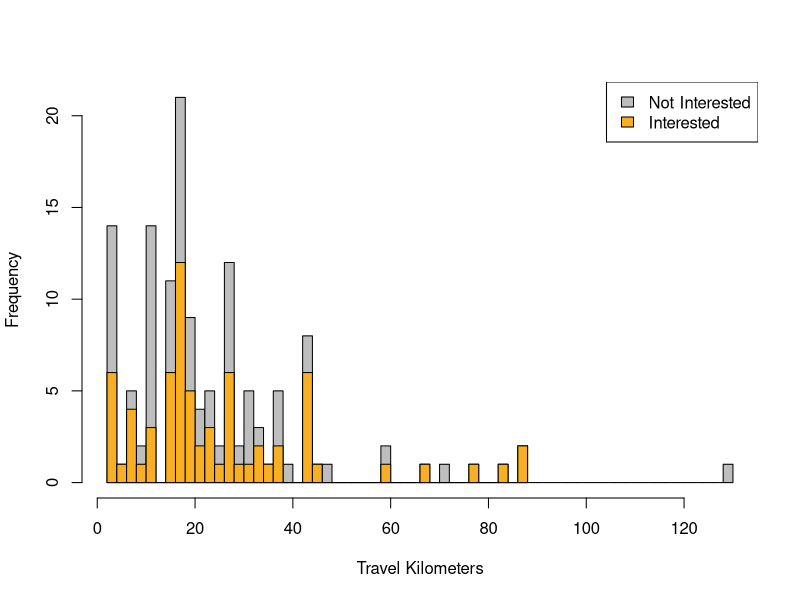

Write R code to recreate this figure. (Note: this script raises an error after producing the figure.)
### LIBRARIES

library(dplyr)
library(plyr)
library(car)

### READING DATA
setwd("/Users/lukasmohs/Desktop/MA-data-analysis/") #adjust to directiory
data = read.csv("data.csv",sep=',')


### MODIFY DATA
levels(data$X1a)
#[1] "Alumni"           "Bachelor Student" "Master Student"   "PHD Student"   
data <- mutate(data, X1a2 = as.numeric(data$X1a))


data <- mutate(data, X1d2 = ifelse(data$X1d == 'Public Transport', 1,  ifelse(data$X1d == 'Both: Car &Public Transport', 2,  ifelse(data$X1d == 'Car', 3, 0))))
data <- mutate(data, X1d3 = ifelse(data$X1d == 'Car', 1,  0))


data$X.1c. = gsub(",", ".", data$X.1c.)
data$X.1c. = as.double(as.character(data$X.1c.))
data <- mutate(data, X.1c.2 = ifelse(data$X2a == 1, X.1c.,  NA))

data$X5a = as.POSIXct(strptime(data$X5a,format='%H:%M:%S'))
data$X5b = as.POSIXct(strptime(data$X5b,format='%H:%M:%S'))
data <- mutate(data, X5c2 = ifelse(data$X5c == '5 Minutes', 1,  ifelse(data$X5c == '10 Minutes', 2,  ifelse(data$X5c == '15 Minutes', 3, ifelse(data$X5c == '20 Minutes', 4, ifelse(data$X5c == '30 Minutes', 5, 6))))))
data <- mutate(data, X5d = ifelse(data$X5d == 'Less than 2 hours', 1,  ifelse(data$X5d == '2 - 12 hours', 2,  ifelse(data$X5d == '12 - 24 hours', 3, ifelse(data$X5d == 'more than 24 hours', 4, 0)))))
levelsX5e = levels(data$X5e)
#[1] ""                              "All"                           "All of the above"              "Bank Transfer"                 "Bier"                         
#[6] "Cash"                          "Cash and bank transfer"        "Payment Service (i.e. Paypal)" "Using an app"  
data$X5e =  as.numeric(data$X5e)

levelsX5f = levels(data$X5f)
#[1] ""                          "0 special characteristics" "Age group / study degree"  "Field of study"            "Gender"                    "Just distance"            
#[7] "Time of arrival"    
data$X5f =  as.numeric(data$X5f)

data$X6a = gsub(",", ".", data$X6a)
data$X6a = as.double(as.character(data$X6a))
data <- mutate(data, wppkm = ifelse(!is.na(data$X6a), X6a/X.1c. ,  NA))

data$X7a = gsub(",", ".", data$X7a)
data$X7a = as.double(as.character(data$X7a))
data <- mutate(data, eppkm = ifelse(!is.na(data$X7a), X7a/X.1c. ,  NA))

data$X7b = gsub(",", ".", data$X7b)
data$X7b = as.double(as.character(data$X7b))
data <- mutate(data, epdkm = ifelse(!is.na(data$X7b), X7b/10 ,  NA))

levelsX9a = levels(data$X9a)
#[1] ""    [2] "0 Need"   [3] "0t interested financially"   [4] "Loss of flexibility" [5] "Loss of privacy"    [6] "Public transport is more convenient"                                
# [7] "Public transport is more convenient and especially more sustainable"  [8] "Traffic jams"     [9] "Umwelt" 
data$X9a = as.numeric(data$X9a)
data <- mutate(data, X9a = ifelse(X9a!=1,X9a ,  NA))
data <- mutate(data, X9b = ifelse(X9a==6,1,ifelse(X9a==4,3,ifelse(X9a==3,4,ifelse(X9a==2,5,ifelse(X9a==9,7,ifelse(X9a==7,6,X9a)))))))

count(data$X9a)
#x freq
#NA   82
#2    3
#3    6
#4   13
#5    1
#6   28
#7    1
#8    1
#9    1
levelsX9a
#[1] ""    [2] "No Need"   [3] "Not interested financially"   [4] "Loss of flexibility"                                                
# [5] "Loss of privacy"    [6] "Public transport is more convenient"                                
# [7] "Public transport is more convenient and especially more sustainable"
# [8] "Traffic jams"     [9] "Umwelt" 


### EXPLORATION
#Population
n = length(data$X1a2) # 136
numberCarDrivers = length(which(data$X1d2 == 3)) # 35
numberNonCarDrivers = length(which(data$X1d != 3)) # 101

#Gender
length(which(data$X1b == "Male")) #101
length(which(data$X1b == "Female")) #35
#Percent Male
length(which(data$X1b == "Male")) / n # 0.7426471

#Degree #[1] "Alumni"           "Bachelor Student" "Master Student"   "PHD Student"   
count(data$X1a2)
#x freq
#1    1
#2   87
#3   46
#4    2

#Sum Carpool already
length(which(data$X3a == 0)) #4
#Perent Carpool already
length(which(data$X3a == 0)) / n # 0.02941176

# Percent Intrerested
length(which(data$X2a == 1)) / n # 0.595

# Percent Car Intrerested
length(which(data$X2a == 1 & data$X1d2 == 3)) / numberCarDrivers # 0.828

# Percent Not Car Intrerested
length(which(data$X2a == 1 & data$X1d != 3)) / numberNonCarDrivers # 0.514

# Travel Distance
mean(data$X.1c) # 23.82794
median(data$X.1c) #18.1
hist(data$X.1c.,xlab="Travel Kilometers",main="", breaks=50, col="gray")
hist(data$X.1c.2,add=T, col="#f9af23", breaks=50)
legend("topright", c("Not Interested", "Interested"), fill=c("gray", "#f9af23"))

# Travel Distance on Travel Option
plot(data$X.1c.,data$X1d, xlab="Travel Distance", ylab="Traevl Option")
abline(lm(X1d ~ X.1c., data=data),col="red")

#Travel Time
startHour = strptime("6:00:00",format='%H:%M:%S')
endHour = strptime("22:00:00",format='%H:%M:%S')
series <- seq(from = startHour, to = endHour, by = "hour")
hist(data$X5b,"mins",xlab="Arrival and Departure Time",col=rgb(.5,.5,.5,0.4), breaks=50, xlim=as.POSIXct(c(startHour,endHour)),xaxt='n', ann=FALSE)
hist(data$X5a,"mins",xlab="Arrival Time",add=T, col=rgb(.98,.69,.14,0.6), breaks=35, xaxt='n', ann=FALSE)
axis.POSIXct(1, at=c(series), labels=format(series, '%H:%M'))
legend("topright", c("Arrival Time","Departure Time"), fill=c(rgb(0,1,0,0.4),rgb(1,0,0,0.4)),cex = 1.2)


startHour = strptime("7:00:00",format='%H:%M:%S')
endHour = strptime("12:00:00",format='%H:%M:%S')
plot(data$X.1c.,data$X5a, xlab="Travel Distance", ylab="Arrival Time", ylim=as.POSIXct(c(startHour,endHour)))
axis.POSIXct(2, at=startHour, labels=format(startHour, '%H:%M:%S'))
axis.POSIXct(2, at=endHour, labels=format(endHour, '%H:%M:%S'))

startHour = strptime("12:00:00",format='%H:%M:%S')
endHour = strptime("20:00:00",format='%H:%M:%S')
plot(data$X.1c.,data$X5b, xlab="Travel Distance", ylab="Departure Time", ylim=as.POSIXct(c(startHour,endHour)))
axis.POSIXct(2, at=startHour, labels=format(startHour, '%H:%M:%S'))
axis.POSIXct(2, at=endHour, labels=format(endHour, '%H:%M:%S'))

# Flexibility
count(data$X5c2)
hist(data$X5c2, breaks=0:6, xaxt='n',  xlab="Time Flexibility of Respondents", main="",col="gray")
axis(1,c(0.5:5.5),c("5 minutes","10 minutes","15 minutes","20 minutes","30 minutes",">30 minutes"))


# Travel Distance on Willingsness to Pay
hist(data$wppkm,xlab="Willingsness to Pay in Euro per Commute KM ",breaks=40,main="",xaxt='n')
axis(1,c(seq(0, 1, 0.05)),c(seq(0, 1, 0.05)),ylab="bla")
plot(col=rgb(.98,.69,.14,1), data$X.1c.,data$X6a, xlab="Travel Distance", ylab="Willingsness to Pay for total Distance",xlim = c(0,90))
wtplm = lm(X6a ~ X.1c., data=data) #linear model by fitting
summary(wtplm)$sigma  # residual standard deviation:  2.343433
abline(wtplm,col=rgb(.98,.69,.14,1))
abline(0,0.3,col="blue")
abline(0,0.6,col="green")
legend("topright", c("Average Traveling Costs by Car (0,6\u20ac/km)","German Tax Refunds (0,3\u20ac/km)","Fitted Willingsness to Pay"), fill=c("green","blue",rgb(.98,.69,.14,1)),cex = 1.2)
mean(data$wppkm, na.rm=TRUE) # 0.1817779
median(data$wppkm, na.rm=TRUE) # 0.1296794

# Travel Distance on Expected Payout
hist(col="darkgray",data$eppkm,xlab="Expected Payout in Euro per Commute Kilometer",breaks=40)
plot(col="darkgray", data$X.1c.,data$X7a, xlab="Travel Distance", ylab="Expected Payout in Euro for total Distance",xlim = c(0,120),ylim = c(0,10))
eppklm = lm(X7a ~ X.1c., data=data)
summary(eppklm)$sigma #1.066353
abline(eppklm,col="darkgray")
abline(0,0.3,col="blue")
abline(0,0.6,col="green")
legend("topright", c("Average Traveling Costs by Car (0,6\u20ac/km)","German Tax Refunds (0,3\u20ac/km)","Fitted Expected Payout"), fill=c("green","blue", "darkgray"),cex = 1.2)
mean(data$eppkm, na.rm=TRUE) # 0.1262702
median(data$eppkm, na.rm=TRUE) # 0.09353147

# Detour Distance on Expected Payout
hist(col="gray", data$epdkm,xlab="Expected Payout in Euro per Detour Kilometer",breaks=40, main="",xaxt='n')
axis(1,c(seq(-0.025, 2, 0.1)),c(seq(0, 2, 0.1)),ylab="bla")
plot(data$X.1c.,data$X7b, xlab="Travel Distance", ylab="Expected Payout in Euro per 10 Detour Kilometer")
abline(lm(X7b ~ X.1c., data=data),col="red")
mean(data$epdkm, na.rm=TRUE) # 0.4479167
median(data$epdkm, na.rm=TRUE) # 0.5



# Combined Drive & Passenger Prices
plot(data$X.1c.,data$X7a, xlab="Travel Distance", ylab="Expected Payout in Euro for total Distance",xlim = c(0,120),ylim = c(0,10),col="darkgray")
points(data$X6a,col=rgb(.98,.69,.14,1))
axis(4,c(seq(0, 10, 2)),c(seq(0, 10, 2)),ylab="bla",col=rgb(0.54,0.17,0.89,0.4))
mtext("Willingness to Pay", side=4, col=rgb(.98,.69,.14,1), line = -2)
legend("topright", c("Average Traveling Costs by Car (60 cents/km)","German Tax Refunds (30 cents/km)","Fitted Expected Payout","Fitted Willingness to Pay"), fill=c("green","blue", "gray",rgb(.98,.69,.14,1)),cex = 1.2)
eppklm = lm(X7a ~ X.1c., data=data)
summary(eppklm)$sigma #1.066353
abline(eppklm,col="darkgray")
abline(wtplm,col=	rgb(.98,.69,.14,1))
abline(0,0.3,col="blue")
abline(0,0.6,col="green")



# Reasons for not Founding / Joining a Carpool
hist(data$X9a,xlab="Reasons for not being interested in ride-sharing",xaxt='n',ylim=c(0, 50), main="")
axis(1,c(2.5:8.5),c("1", "2", "3", "4", "5", "6", "7"))
legend("topright", 95, legend=c("1: No Need"  ,"2: Not interested financially","3: Loss of privacy","4: Public transport is more convenient",
                                "5: Public transport is more convenient and especially more sustainable","6: Traffic jams","7: Environment"), cex=.95)


hist(data$X9b,xlab="Reasons for not being interested in ride-sharing",xaxt='n',ylim=c(0, 50), main="", breaks = 9, col="gray")
axis(1,c(1.5:7.5),c("1", "2", "3", "4", "5", "6", "7"))
legend("topright", 95, legend=c("1: Public transport is more convenient"  ,"2: Not interested financially","3: No Need","4: Loss of privacy",
                                "5: Public transport is more convenient and especially more sustainable","6: Traffic jams","7: Environment"), cex=.95)


### Influence on Ride-sharing
lm = lm(X2a ~  X.1c. + X1d2, data=data)
summary(lm)

lr <- glm(X2a ~ X.1c. + X1d2, family=binomial(link='logit'),data=data)
summary(lr)
dataTest <- data[c(which( colnames(data)=="X.1c."), which( colnames(data)=="X1d2"))]
lrAccuracy <- (sum(predict(lr, dataTest, type="response")>0.5 & data$X2a==1) 
               + sum(predict(lr, dataTest, type="response")<0.5 & data$X2a==0) ) / nrow(data)
lrAccuracy # 0.6470588
lmAccuracy <- (sum(predict(lm, dataTest, type="response")>0.5 & data$X2a==1) 
               + sum(predict(lm, dataTest, type="response")<0.5 & data$X2a==0) ) / nrow(data)
lmAccuracy #  0.6323529
